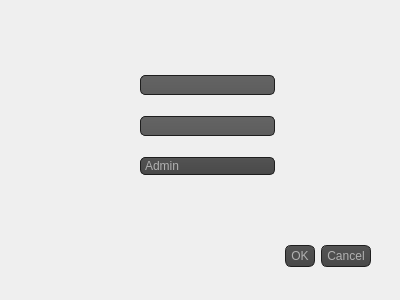
<?xml version="1.0" encoding="UTF-8"?>
<ui version="4.0">
 <class>adduser</class>
 <widget class="QDialog" name="adduser">
  <property name="geometry">
   <rect>
    <x>0</x>
    <y>0</y>
    <width>400</width>
    <height>300</height>
   </rect>
  </property>
  <property name="windowTitle">
   <string>Dialog</string>
  </property>
  <property name="styleSheet">
   <string notr="true">QToolTip
{
     border: 1px solid black;
     background-color: #ffa02f;
     padding: 1px;
     border-radius: 3px;
     opacity: 100;
}

QWidget
{
    color: #b1b1b1;
    
}

QWidget:item:hover
{
    background-color: QLinearGradient( x1: 0, y1: 0, x2: 0, y2: 1, stop: 0 #ffa02f, stop: 1 #ca0619);
    color: #000000;
}

QWidget:item:selected
{
    background-color: QLinearGradient( x1: 0, y1: 0, x2: 0, y2: 1, stop: 0 #ffa02f, stop: 1 #d7801a);
}

QMenuBar::item
{
    background: transparent;
}

QMenuBar::item:selected
{
    background: transparent;
    border: 1px solid #ffaa00;
}

QMenuBar::item:pressed
{
    background: #444;
    border: 1px solid #000;
    background-color: QLinearGradient(
        x1:0, y1:0,
        x2:0, y2:1,
        stop:1 #212121,
        stop:0.4 #343434/*,
        stop:0.2 #343434,
        stop:0.1 #ffaa00*/
    );
    margin-bottom:-1px;
    padding-bottom:1px;
}

QMenu
{
    border: 1px solid #000;
}

QMenu::item
{
    padding: 2px 20px 2px 20px;
}

QMenu::item:selected
{
    color: #000000;
}

QWidget:disabled
{
    color: #404040;
    background-color: #323232;
}

QAbstractItemView
{
    background-color: QLinearGradient( x1: 0, y1: 0, x2: 0, y2: 1, stop: 0 #4d4d4d, stop: 0.1 #646464, stop: 1 #5d5d5d);
}

QWidget:focus
{
    /*border: 2px solid QLinearGradient( x1: 0, y1: 0, x2: 0, y2: 1, stop: 0 #ffa02f, stop: 1 #d7801a);*/
}

QLineEdit
{
    background-color: QLinearGradient( x1: 0, y1: 0, x2: 0, y2: 1, stop: 0 #4d4d4d, stop: 0 #646464, stop: 1 #5d5d5d);
    padding: 1px;
    border-style: solid;
    border: 1px solid #1e1e1e;
    border-radius: 5;
}

QPushButton
{
    color: #b1b1b1;
    background-color: QLinearGradient( x1: 0, y1: 0, x2: 0, y2: 1, stop: 0 #565656, stop: 0.1 #525252, stop: 0.5 #4e4e4e, stop: 0.9 #4a4a4a, stop: 1 #464646);
    border-width: 1px;
    border-color: #1e1e1e;
    border-style: solid;
    border-radius: 6;
    padding: 3px;
    font-size: 12px;
    padding-left: 5px;
    padding-right: 5px;
}

QPushButton:pressed
{
    background-color: QLinearGradient( x1: 0, y1: 0, x2: 0, y2: 1, stop: 0 #2d2d2d, stop: 0.1 #2b2b2b, stop: 0.5 #292929, stop: 0.9 #282828, stop: 1 #252525);
}

QComboBox
{
    selection-background-color: #ffaa00;
    background-color: QLinearGradient( x1: 0, y1: 0, x2: 0, y2: 1, stop: 0 #565656, stop: 0.1 #525252, stop: 0.5 #4e4e4e, stop: 0.9 #4a4a4a, stop: 1 #464646);
    border-style: solid;
    border: 1px solid #1e1e1e;
    border-radius: 5;
}

QComboBox:hover,QPushButton:hover
{
    border: 2px solid QLinearGradient( x1: 0, y1: 0, x2: 0, y2: 1, stop: 0 #ffa02f, stop: 1 #d7801a);
}


QComboBox:on
{
    padding-top: 3px;
    padding-left: 4px;
    background-color: QLinearGradient( x1: 0, y1: 0, x2: 0, y2: 1, stop: 0 #2d2d2d, stop: 0.1 #2b2b2b, stop: 0.5 #292929, stop: 0.9 #282828, stop: 1 #252525);
    selection-background-color: #ffaa00;
}

QComboBox QAbstractItemView
{
    border: 2px solid darkgray;
    selection-background-color: QLinearGradient( x1: 0, y1: 0, x2: 0, y2: 1, stop: 0 #ffa02f, stop: 1 #d7801a);
}

QComboBox::drop-down
{
     subcontrol-origin: padding;
     subcontrol-position: top right;
     width: 15px;

     border-left-width: 0px;
     border-left-color: darkgray;
     border-left-style: solid; /* just a single line */
     border-top-right-radius: 3px; /* same radius as the QComboBox */
     border-bottom-right-radius: 3px;
 }

QComboBox::down-arrow
{
     image: url(:/down_arrow.png);
}

QGroupBox:focus
{
border: 2px solid QLinearGradient( x1: 0, y1: 0, x2: 0, y2: 1, stop: 0 #ffa02f, stop: 1 #d7801a);
}

QTextEdit:focus
{
    border: 2px solid QLinearGradient( x1: 0, y1: 0, x2: 0, y2: 1, stop: 0 #ffa02f, stop: 1 #d7801a);
}

QScrollBar:horizontal {
     border: 1px solid #222222;
     background: QLinearGradient( x1: 0, y1: 0, x2: 0, y2: 1, stop: 0.0 #121212, stop: 0.2 #282828, stop: 1 #484848);
     height: 7px;
     margin: 0px 16px 0 16px;
}

QScrollBar::handle:horizontal
{
      background: QLinearGradient( x1: 0, y1: 0, x2: 1, y2: 0, stop: 0 #ffa02f, stop: 0.5 #d7801a, stop: 1 #ffa02f);
      min-height: 20px;
      border-radius: 2px;
}

QScrollBar::add-line:horizontal {
      border: 1px solid #1b1b19;
      border-radius: 2px;
      background: QLinearGradient( x1: 0, y1: 0, x2: 1, y2: 0, stop: 0 #ffa02f, stop: 1 #d7801a);
      width: 14px;
      subcontrol-position: right;
      subcontrol-origin: margin;
}

QScrollBar::sub-line:horizontal {
      border: 1px solid #1b1b19;
      border-radius: 2px;
      background: QLinearGradient( x1: 0, y1: 0, x2: 1, y2: 0, stop: 0 #ffa02f, stop: 1 #d7801a);
      width: 14px;
     subcontrol-position: left;
     subcontrol-origin: margin;
}

QScrollBar::right-arrow:horizontal, QScrollBar::left-arrow:horizontal
{
      border: 1px solid black;
      width: 1px;
      height: 1px;
      background: white;
}

QScrollBar::add-page:horizontal, QScrollBar::sub-page:horizontal
{
      background: none;
}

QScrollBar:vertical
{
      background: QLinearGradient( x1: 0, y1: 0, x2: 1, y2: 0, stop: 0.0 #121212, stop: 0.2 #282828, stop: 1 #484848);
      width: 7px;
      margin: 16px 0 16px 0;
      border: 1px solid #222222;
}

QScrollBar::handle:vertical
{
      background: QLinearGradient( x1: 0, y1: 0, x2: 0, y2: 1, stop: 0 #ffa02f, stop: 0.5 #d7801a, stop: 1 #ffa02f);
      min-height: 20px;
      border-radius: 2px;
}

QScrollBar::add-line:vertical
{
      border: 1px solid #1b1b19;
      border-radius: 2px;
      background: QLinearGradient( x1: 0, y1: 0, x2: 0, y2: 1, stop: 0 #ffa02f, stop: 1 #d7801a);
      height: 14px;
      subcontrol-position: bottom;
      subcontrol-origin: margin;
}

QScrollBar::sub-line:vertical
{
      border: 1px solid #1b1b19;
      border-radius: 2px;
      background: QLinearGradient( x1: 0, y1: 0, x2: 0, y2: 1, stop: 0 #d7801a, stop: 1 #ffa02f);
      height: 14px;
      subcontrol-position: top;
      subcontrol-origin: margin;
}

QScrollBar::up-arrow:vertical, QScrollBar::down-arrow:vertical
{
      border: 1px solid black;
      width: 1px;
      height: 1px;
      background: white;
}


QScrollBar::add-page:vertical, QScrollBar::sub-page:vertical
{
      background: none;
}

QTextEdit
{
    background-color: #242424;
}

QPlainTextEdit
{
    background-color: #242424;
}

QHeaderView::section
{
    background-color: QLinearGradient(x1:0, y1:0, x2:0, y2:1, stop:0 #616161, stop: 0.5 #505050, stop: 0.6 #434343, stop:1 #656565);
    color: white;
    padding-left: 4px;
    border: 1px solid #6c6c6c;
}

QCheckBox:disabled
{
color: #414141;
}

QDockWidget::title
{
    text-align: center;
    spacing: 3px; /* spacing between items in the tool bar */
    background-color: QLinearGradient(x1:0, y1:0, x2:0, y2:1, stop:0 #323232, stop: 0.5 #242424, stop:1 #323232);
}

QDockWidget::close-button, QDockWidget::float-button
{
    text-align: center;
    spacing: 1px; /* spacing between items in the tool bar */
    background-color: QLinearGradient(x1:0, y1:0, x2:0, y2:1, stop:0 #323232, stop: 0.5 #242424, stop:1 #323232);
}

QDockWidget::close-button:hover, QDockWidget::float-button:hover
{
    background: #242424;
}

QDockWidget::close-button:pressed, QDockWidget::float-button:pressed
{
    padding: 1px -1px -1px 1px;
}

QMainWindow::separator
{
    background-color: QLinearGradient(x1:0, y1:0, x2:0, y2:1, stop:0 #161616, stop: 0.5 #151515, stop: 0.6 #212121, stop:1 #343434);
    color: white;
    padding-left: 4px;
    border: 1px solid #4c4c4c;
    spacing: 3px; /* spacing between items in the tool bar */
}

QMainWindow::separator:hover
{

    background-color: QLinearGradient(x1:0, y1:0, x2:0, y2:1, stop:0 #d7801a, stop:0.5 #b56c17 stop:1 #ffa02f);
    color: white;
    padding-left: 4px;
    border: 1px solid #6c6c6c;
    spacing: 3px; /* spacing between items in the tool bar */
}

QToolBar::handle
{
     spacing: 3px; /* spacing between items in the tool bar */
     background: url(:/images/handle.png);
}

QMenu::separator
{
    height: 2px;
    background-color: QLinearGradient(x1:0, y1:0, x2:0, y2:1, stop:0 #161616, stop: 0.5 #151515, stop: 0.6 #212121, stop:1 #343434);
    color: white;
    padding-left: 4px;
    margin-left: 10px;
    margin-right: 5px;
}

QProgressBar
{
    border: 2px solid grey;
    border-radius: 5px;
    text-align: center;
}

QProgressBar::chunk
{
    background-color: #d7801a;
    width: 2.15px;
    margin: 0.5px;
}

QTabBar::tab {
    color: #b1b1b1;
    border: 1px solid #444;
    border-bottom-style: none;
    background-color: #323232;
    padding-left: 10px;
    padding-right: 10px;
    padding-top: 3px;
    padding-bottom: 2px;
    margin-right: -1px;
}

QTabWidget::pane {
    border: 1px solid #444;
    top: 1px;
}

QTabBar::tab:last
{
    margin-right: 0; /* the last selected tab has nothing to overlap with on the right */
    border-top-right-radius: 3px;
}

QTabBar::tab:first:!selected
{
 margin-left: 0px; /* the last selected tab has nothing to overlap with on the right */


    border-top-left-radius: 3px;
}

QTabBar::tab:!selected
{
    color: #b1b1b1;
    border-bottom-style: solid;
    margin-top: 3px;
    background-color: QLinearGradient(x1:0, y1:0, x2:0, y2:1, stop:1 #212121, stop:.4 #343434);
}

QTabBar::tab:selected
{
    border-top-left-radius: 3px;
    border-top-right-radius: 3px;
    margin-bottom: 0px;
}

QTabBar::tab:!selected:hover
{
    /*border-top: 2px solid #ffaa00;
    padding-bottom: 3px;*/
    border-top-left-radius: 3px;
    border-top-right-radius: 3px;
    background-color: QLinearGradient(x1:0, y1:0, x2:0, y2:1, stop:1 #212121, stop:0.4 #343434, stop:0.2 #343434, stop:0.1 #ffaa00);
}

QRadioButton::indicator:checked, QRadioButton::indicator:unchecked{
    color: #b1b1b1;
    background-color: #323232;
    border: 1px solid #b1b1b1;
    border-radius: 6px;
}

QRadioButton::indicator:checked
{
    background-color: qradialgradient(
        cx: 0.5, cy: 0.5,
        fx: 0.5, fy: 0.5,
        radius: 1.0,
        stop: 0.25 #ffaa00,
        stop: 0.3 #323232
    );
}

QCheckBox::indicator{
    color: #b1b1b1;
    background-color: #323232;
    border: 1px solid #b1b1b1;
    width: 9px;
    height: 9px;
}

QRadioButton::indicator
{
    border-radius: 6px;
}

QRadioButton::indicator:hover, QCheckBox::indicator:hover
{
    border: 1px solid #ffaa00;
}

QCheckBox::indicator:checked
{
    image:url(:/images/checkbox.png);
}

QCheckBox::indicator:disabled, QRadioButton::indicator:disabled
{
    border: 1px solid #444;
}

</string>
  </property>
  <widget class="QDialogButtonBox" name="buttonBox">
   <property name="geometry">
    <rect>
     <x>30</x>
     <y>240</y>
     <width>341</width>
     <height>32</height>
    </rect>
   </property>
   <property name="orientation">
    <enum>Qt::Horizontal</enum>
   </property>
   <property name="standardButtons">
    <set>QDialogButtonBox::Cancel|QDialogButtonBox::Ok</set>
   </property>
  </widget>
  <widget class="QWidget" name="">
   <property name="geometry">
    <rect>
     <x>140</x>
     <y>60</y>
     <width>135</width>
     <height>131</height>
    </rect>
   </property>
   <layout class="QVBoxLayout" name="verticalLayout">
    <item>
     <widget class="QLineEdit" name="Useradd_id"/>
    </item>
    <item>
     <widget class="QLineEdit" name="Useradd_mdp"/>
    </item>
    <item>
     <widget class="QComboBox" name="combo_des">
      <item>
       <property name="text">
        <string>Admin</string>
       </property>
      </item>
      <item>
       <property name="text">
        <string>User</string>
       </property>
      </item>
      <item>
       <property name="text">
        <string>Guest</string>
       </property>
      </item>
     </widget>
    </item>
   </layout>
  </widget>
 </widget>
 <resources/>
 <connections>
  <connection>
   <sender>buttonBox</sender>
   <signal>accepted()</signal>
   <receiver>adduser</receiver>
   <slot>accept()</slot>
   <hints>
    <hint type="sourcelabel">
     <x>248</x>
     <y>254</y>
    </hint>
    <hint type="destinationlabel">
     <x>157</x>
     <y>274</y>
    </hint>
   </hints>
  </connection>
  <connection>
   <sender>buttonBox</sender>
   <signal>rejected()</signal>
   <receiver>adduser</receiver>
   <slot>reject()</slot>
   <hints>
    <hint type="sourcelabel">
     <x>316</x>
     <y>260</y>
    </hint>
    <hint type="destinationlabel">
     <x>286</x>
     <y>274</y>
    </hint>
   </hints>
  </connection>
 </connections>
</ui>
